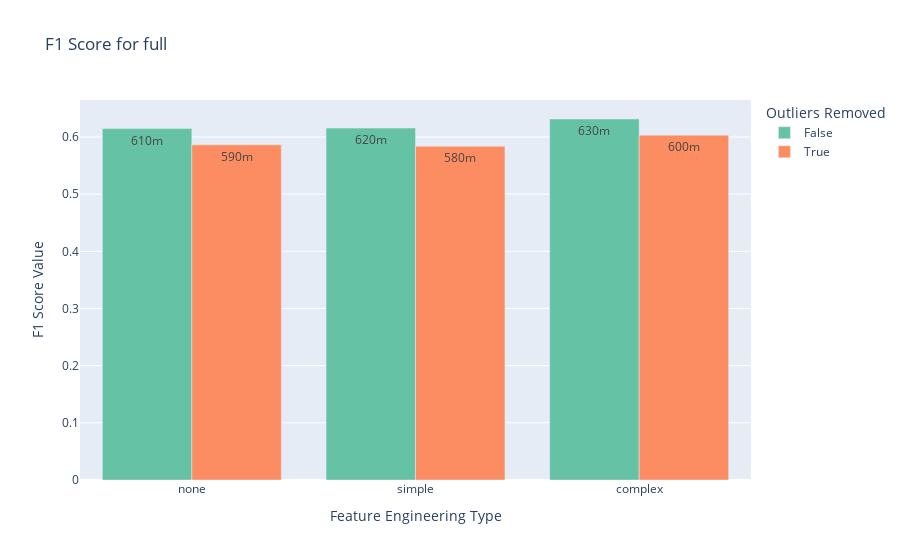
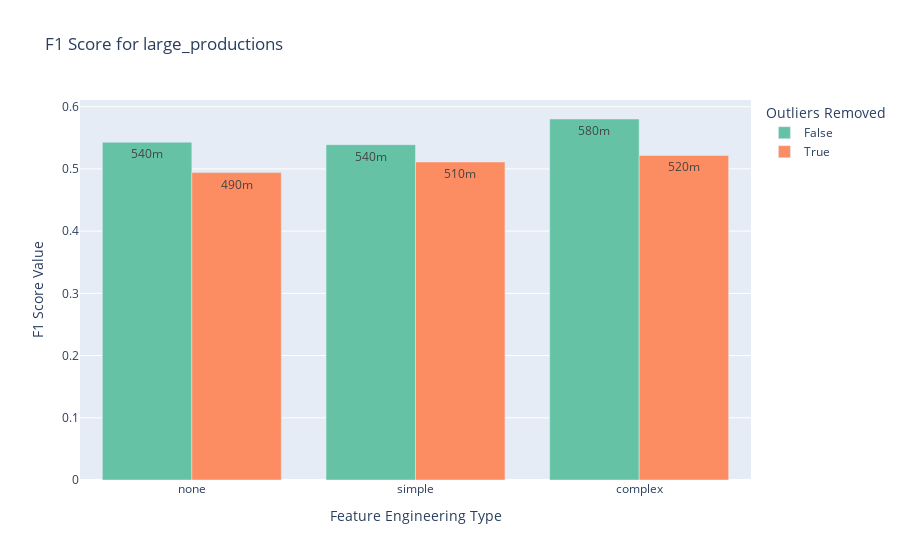
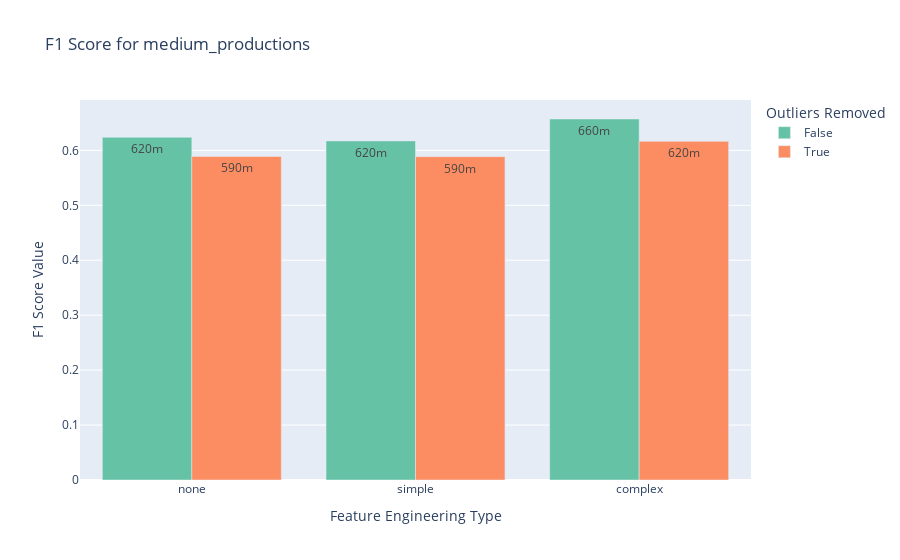
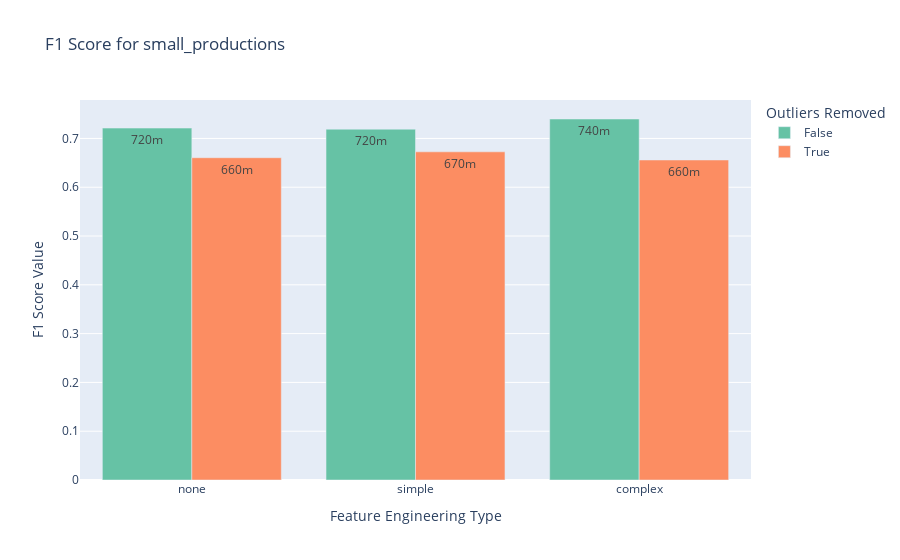

Notebook source saved alongside these figures, in order:
### Code cell
plot_one_metric_of_different_datasets_per_feature_engineering_outliers_with_plotly(experiment_df, problem_type='multi_class_classification', metric='F1 Score', metric_agg='max')

### Figure 1 — Plotly figure (JSON) as saved in the notebook; plotly's stock layout.template omitted (floating-point values rounded to 4 significant figures)
{"data": [{"alignmentgroup": "True", "hovertemplate": "Outliers Removed=False<br>Feature Engineering Type=%{x}<br>F1 Score Value=%{text}<extra></extra>", "legendgroup": "False", "marker": {"color": "rgb(102,194,165)", "pattern": {"shape": ""}}, "name": "False", "offsetgroup": "False", "orientation": "v", "showlegend": true, "text": [0.6314, 0.6147, 0.6156], "textposition": "inside", "texttemplate": "%{text:.2s}", "type": "bar", "x": ["complex", "none", "simple"], "xaxis": "x", "y": [0.6314, 0.6147, 0.6156], "yaxis": "y"}, {"alignmentgroup": "True", "hovertemplate": "Outliers Removed=True<br>Feature Engineering Type=%{x}<br>F1 Score Value=%{text}<extra></extra>", "legendgroup": "True", "marker": {"color": "rgb(252,141,98)", "pattern": {"shape": ""}}, "name": "True", "offsetgroup": "True", "orientation": "v", "showlegend": true, "text": [0.6032, 0.5862, 0.5837], "textposition": "inside", "texttemplate": "%{text:.2s}", "type": "bar", "x": ["complex", "none", "simple"], "xaxis": "x", "y": [0.6032, 0.5862, 0.5837], "yaxis": "y"}], "layout": {"barmode": "group", "legend": {"title": {"text": "Outliers Removed"}, "tracegroupgap": 0}, "showlegend": true, "title": {"text": "F1 Score for full"}, "xaxis": {"anchor": "y", "categoryarray": ["none", "simple", "complex"], "categoryorder": "array", "domain": [0, 1], "title": {"text": "Feature Engineering Type"}}, "yaxis": {"anchor": "x", "domain": [0, 1], "title": {"text": "F1 Score Value"}}}}

### Figure 2 — Plotly figure (JSON) as saved in the notebook; plotly's stock layout.template omitted (floating-point values rounded to 4 significant figures)
{"data": [{"alignmentgroup": "True", "hovertemplate": "Outliers Removed=False<br>Feature Engineering Type=%{x}<br>F1 Score Value=%{text}<extra></extra>", "legendgroup": "False", "marker": {"color": "rgb(102,194,165)", "pattern": {"shape": ""}}, "name": "False", "offsetgroup": "False", "orientation": "v", "showlegend": true, "text": [0.5803, 0.543, 0.539], "textposition": "inside", "texttemplate": "%{text:.2s}", "type": "bar", "x": ["complex", "none", "simple"], "xaxis": "x", "y": [0.5803, 0.543, 0.539], "yaxis": "y"}, {"alignmentgroup": "True", "hovertemplate": "Outliers Removed=True<br>Feature Engineering Type=%{x}<br>F1 Score Value=%{text}<extra></extra>", "legendgroup": "True", "marker": {"color": "rgb(252,141,98)", "pattern": {"shape": ""}}, "name": "True", "offsetgroup": "True", "orientation": "v", "showlegend": true, "text": [0.5216, 0.4941, 0.5112], "textposition": "inside", "texttemplate": "%{text:.2s}", "type": "bar", "x": ["complex", "none", "simple"], "xaxis": "x", "y": [0.5216, 0.4941, 0.5112], "yaxis": "y"}], "layout": {"barmode": "group", "legend": {"title": {"text": "Outliers Removed"}, "tracegroupgap": 0}, "showlegend": true, "title": {"text": "F1 Score for large_productions"}, "xaxis": {"anchor": "y", "categoryarray": ["none", "simple", "complex"], "categoryorder": "array", "domain": [0, 1], "title": {"text": "Feature Engineering Type"}}, "yaxis": {"anchor": "x", "domain": [0, 1], "title": {"text": "F1 Score Value"}}}}

### Figure 3 — Plotly figure (JSON) as saved in the notebook; plotly's stock layout.template omitted (floating-point values rounded to 4 significant figures)
{"data": [{"alignmentgroup": "True", "hovertemplate": "Outliers Removed=False<br>Feature Engineering Type=%{x}<br>F1 Score Value=%{text}<extra></extra>", "legendgroup": "False", "marker": {"color": "rgb(102,194,165)", "pattern": {"shape": ""}}, "name": "False", "offsetgroup": "False", "orientation": "v", "showlegend": true, "text": [0.6571, 0.6238, 0.6173], "textposition": "inside", "texttemplate": "%{text:.2s}", "type": "bar", "x": ["complex", "none", "simple"], "xaxis": "x", "y": [0.6571, 0.6238, 0.6173], "yaxis": "y"}, {"alignmentgroup": "True", "hovertemplate": "Outliers Removed=True<br>Feature Engineering Type=%{x}<br>F1 Score Value=%{text}<extra></extra>", "legendgroup": "True", "marker": {"color": "rgb(252,141,98)", "pattern": {"shape": ""}}, "name": "True", "offsetgroup": "True", "orientation": "v", "showlegend": true, "text": [0.6164, 0.5891, 0.5886], "textposition": "inside", "texttemplate": "%{text:.2s}", "type": "bar", "x": ["complex", "none", "simple"], "xaxis": "x", "y": [0.6164, 0.5891, 0.5886], "yaxis": "y"}], "layout": {"barmode": "group", "legend": {"title": {"text": "Outliers Removed"}, "tracegroupgap": 0}, "showlegend": true, "title": {"text": "F1 Score for medium_productions"}, "xaxis": {"anchor": "y", "categoryarray": ["none", "simple", "complex"], "categoryorder": "array", "domain": [0, 1], "title": {"text": "Feature Engineering Type"}}, "yaxis": {"anchor": "x", "domain": [0, 1], "title": {"text": "F1 Score Value"}}}}

### Figure 4 — Plotly figure (JSON) as saved in the notebook; plotly's stock layout.template omitted (floating-point values rounded to 4 significant figures)
{"data": [{"alignmentgroup": "True", "hovertemplate": "Outliers Removed=False<br>Feature Engineering Type=%{x}<br>F1 Score Value=%{text}<extra></extra>", "legendgroup": "False", "marker": {"color": "rgb(102,194,165)", "pattern": {"shape": ""}}, "name": "False", "offsetgroup": "False", "orientation": "v", "showlegend": true, "text": [0.7398, 0.7212, 0.719], "textposition": "inside", "texttemplate": "%{text:.2s}", "type": "bar", "x": ["complex", "none", "simple"], "xaxis": "x", "y": [0.7398, 0.7212, 0.719], "yaxis": "y"}, {"alignmentgroup": "True", "hovertemplate": "Outliers Removed=True<br>Feature Engineering Type=%{x}<br>F1 Score Value=%{text}<extra></extra>", "legendgroup": "True", "marker": {"color": "rgb(252,141,98)", "pattern": {"shape": ""}}, "name": "True", "offsetgroup": "True", "orientation": "v", "showlegend": true, "text": [0.6558, 0.6605, 0.6725], "textposition": "inside", "texttemplate": "%{text:.2s}", "type": "bar", "x": ["complex", "none", "simple"], "xaxis": "x", "y": [0.6558, 0.6605, 0.6725], "yaxis": "y"}], "layout": {"barmode": "group", "legend": {"title": {"text": "Outliers Removed"}, "tracegroupgap": 0}, "showlegend": true, "title": {"text": "F1 Score for small_productions"}, "xaxis": {"anchor": "y", "categoryarray": ["none", "simple", "complex"], "categoryorder": "array", "domain": [0, 1], "title": {"text": "Feature Engineering Type"}}, "yaxis": {"anchor": "x", "domain": [0, 1], "title": {"text": "F1 Score Value"}}}}
